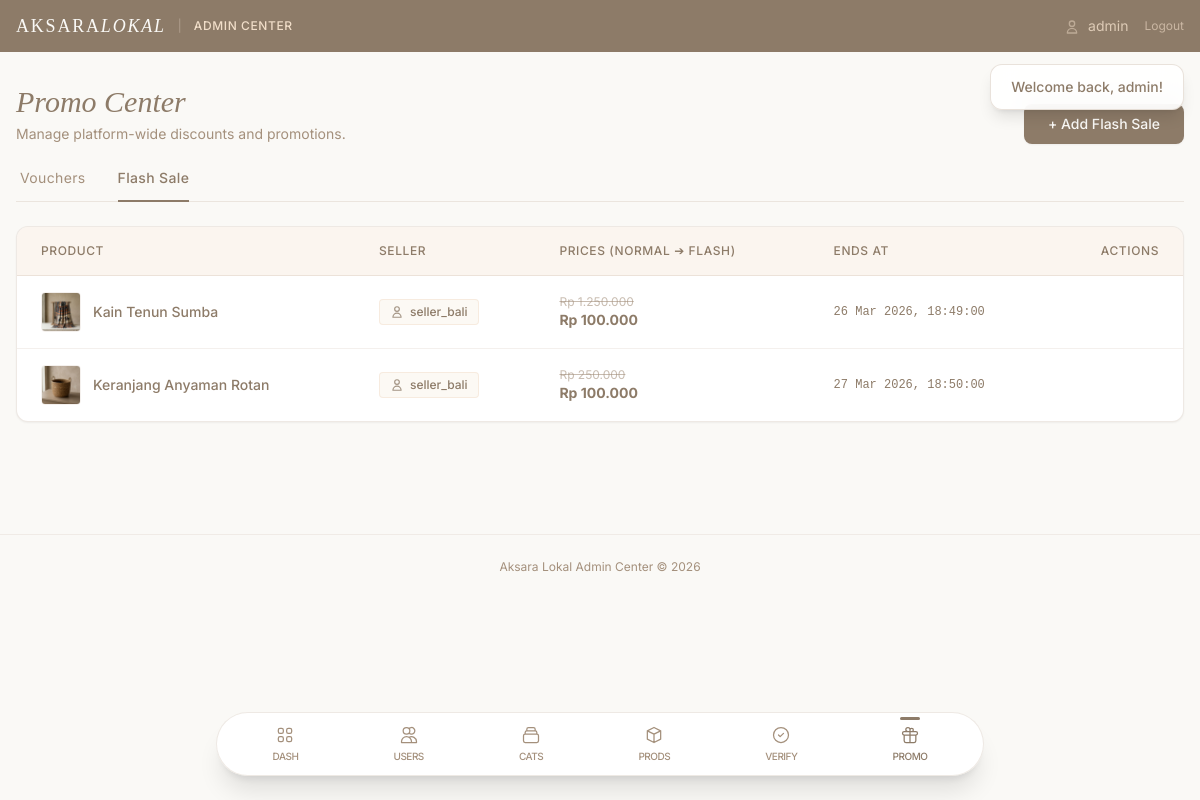
Screenshot of /public/admin_flash_sale.php (signed in) with the database file from the repository.
### tables this page shows
CREATE TABLE `products` (
  `id` int(10) UNSIGNED NOT NULL,
  `seller_id` int(10) UNSIGNED NOT NULL,
  `name` varchar(200) NOT NULL,
  `description` text NOT NULL,
  `price` decimal(12,2) NOT NULL,
  `stock` int(10) UNSIGNED NOT NULL DEFAULT 0,
  `category_id` int(10) UNSIGNED NOT NULL,
  `image` varchar(255) DEFAULT 'default.jpg',
  `is_active` tinyint(1) NOT NULL DEFAULT 1,
  `flash_sale_price` decimal(12,2) DEFAULT NULL,
  `flash_sale_end` datetime DEFAULT NULL,
  `created_at` datetime NOT NULL DEFAULT current_timestamp()
);

CREATE TABLE `users` (
  `id` int(10) UNSIGNED NOT NULL,
  `username` varchar(50) NOT NULL,
  `password` varchar(255) NOT NULL,
  `email` varchar(100) NOT NULL,
  `role` enum('admin','seller','buyer') NOT NULL DEFAULT 'buyer',
  `address` text DEFAULT NULL,
  `phone` varchar(20) DEFAULT NULL,
  `created_at` datetime NOT NULL DEFAULT current_timestamp()
);

### public/admin_flash_sale.php (called while the page is built, shortened)
<?php
require_once __DIR__ . '/../config/app.php';
require_once BASE_PATH . '/classes/Product.php';
$productModel = new Product();
$allProducts = $productModel->getActive(1000);
$flashSales = $productModel->getFlashSale();
require BASE_PATH . '/views/admin/layout/header.php';
require BASE_PATH . '/views/admin/flash_sale.php';
require BASE_PATH . '/views/admin/layout/footer.php';

### config/database.php (called while the page is built, shortened)
<?php
class Database
{
    private static ?Database $instance = null;
    private PDO $pdo;
    private string $host = 'localhost';
    private string $dbname = 'aksara_lokal';
    private string $username = 'root';
    private string $password = '';
    private string $charset = 'utf8mb4';
    private function __construct()
    {
        $dsn = "mysql:host={$this->host};dbname={$this->dbname};charset={$this->charset}";
        $options = [
            PDO::ATTR_ERRMODE            => PDO::ERRMODE_EXCEPTION,
            PDO::ATTR_DEFAULT_FETCH_MODE => PDO::FETCH_ASSOC,
            PDO::ATTR_EMULATE_PREPARES   => false,
        ];
        try {
            $this->pdo = new PDO($dsn, $this->username, $this->password, $options);
        } catch (PDOException $e) {
            die('Database connection failed: ' . $e->getMessage());
        }
    }
    public static function getInstance(): self
    {
        if (self::$instance === null) {
            self::$instance = new self();
        }
        return self::$instance;
    }
    public function getConnection(): PDO
    {
        return $this->pdo;
    }
}

### classes/BaseModel.php (called while the page is built, shortened)
<?php
abstract class BaseModel
{
    public function __construct()
    {
        $this->db = Database::getInstance()->getConnection();
    }
}

### classes/Product.php (called while the page is built, shortened)
<?php
require_once BASE_PATH . '/classes/BaseModel.php';
class Product extends BaseModel
{
    protected string $table = 'products';
    public function getActive(int $limit = 20): array
    {
        $stmt = $this->db->prepare(
            "SELECT p.*, c.name as category_name, u.username as seller_name
             FROM {$this->table} p
             JOIN categories c ON p.category_id = c.id
             JOIN users u ON p.seller_id = u.id
             WHERE p.is_active = 1
             ORDER BY p.created_at DESC
             LIMIT :lim"
        );
        $stmt->bindValue(':lim', $limit, PDO::PARAM_INT);
        $stmt->execute();
        return $stmt->fetchAll();
    }
    public function getFlashSale(): array
    {
        $stmt = $this->db->prepare(
            "SELECT p.*, c.name as category_name, u.username as seller_name
             FROM {$this->table} p
             JOIN categories c ON p.category_id = c.id
             JOIN users u ON p.seller_id = u.id
             WHERE p.is_active = 1
             AND p.flash_sale_price IS NOT NULL
             AND p.flash_sale_end > NOW()
             ORDER BY p.flash_sale_end ASC"
        );
        $stmt->execute();
        return $stmt->fetchAll();
    }
}

### config/app.php (called while the page is built, shortened)
<?php
require_once BASE_PATH . '/config/database.php';
function e(string|null $string): string
{
    return htmlspecialchars($string ?? '', ENT_QUOTES, 'UTF-8');
}
function formatRupiah(float $amount): string
{
    return 'Rp ' . number_format($amount, 0, ',', '.');
}

### views/admin/flash_sale.php (the view, shortened to what this page needs)
<div class="mb-6 flex justify-between items-end">
    <div>
        <h1 class="font-serif text-3xl text-taupe-dark italic">Promo Center</h1>
        <p class="text-taupe-mid text-sm mt-1">Manage platform-wide discounts and promotions.</p>
    </div>
    <button type="button" onclick="openFsModal()" class="bg-taupe-dark hover:bg-[#7a6a58] text-off-white px-5 py-2.5 rounded-lg text-sm font-medium transition-colors shadow-sm w-40 text-center">
        + Add Flash Sale
    </button>
</div>
<div class="flex gap-8 mb-6 border-b border-taupe-light/30 px-1">
    <a href="<?= BASE_URL ?>/admin_vouchers.php" class="text-sm tracking-wide text-taupe-mid hover:text-taupe-dark transition-colors pb-3 no-underline">Vouchers</a>
    <a href="<?= BASE_URL ?>/admin_flash_sale.php" class="text-sm tracking-wide text-taupe-dark font-medium border-b-2 border-taupe-dark pb-3 -mb-[1px] no-underline">Flash Sale</a>
</div>
<div class="bg-white rounded-xl border border-taupe-light/30 shadow-sm overflow-hidden mb-8">
    <div class="overflow-x-auto">
        <table class="w-full text-left border-collapse">
            <thead>
                <tr class="bg-taupe-cream/30 text-taupe-dark text-xs uppercase tracking-wider">
                    <th class="py-4 px-6 font-medium border-b border-taupe-light/30">Product</th>
                    <th class="py-4 px-6 font-medium border-b border-taupe-light/30">Seller</th>
                    <th class="py-4 px-6 font-medium border-b border-taupe-light/30">Prices (Normal ➔ Flash)</th>
                    <th class="py-4 px-6 font-medium border-b border-taupe-light/30">Ends At</th>
                    <th class="py-4 px-6 font-medium border-b border-taupe-light/30 text-right">Actions</th>
                </tr>
            </thead>
            <tbody class="text-sm divide-y divide-taupe-light/20">
                <?php foreach ($flashSales as $fs): ?>
                    <tr class="hover:bg-off-white transition-colors group">
                        <td class="py-4 px-6">
                            <div class="flex items-center gap-3">
                                <div class="w-10 h-10 rounded overflow-hidden shrink-0 border border-taupe-light/20">
                                    <img src="<?= BASE_URL ?>/assets/images/<?= e($fs['image']) ?>" alt="<?= e($fs['name']) ?>" class="w-full h-full object-cover">
                                </div>
                                <p class="text-taupe-dark font-medium line-clamp-1"><?= e($fs['name']) ?></p>
                            </div>
                        </td>
                        <td class="py-4 px-6">
                            <span class="inline-flex items-center gap-1.5 px-2.5 py-1 rounded bg-taupe-cream/20 text-taupe-dark text-xs font-medium border border-taupe-cream/50">
                                <svg class="w-3.5 h-3.5 opacity-80" fill="none" stroke="currentColor" viewBox="0 0 24 24"><path stroke-linecap="round" stroke-linejoin="round" stroke-width="2" d="M16 7a4 4 0 11-8 0 4 4 0 018 0zM12 14a7 7 0 00-7 7h14a7 7 0 00-7-7z"></path></svg>
                                <?= e($fs['seller_name']) ?>
                            </span>
                        </td>
                        <td class="py-4 px-6">
                            <span class="line-through text-taupe-mid/60 text-xs block"><?= formatRupiah($fs['price']) ?></span>
                            <span class="text-taupe-dark font-bold block"><?= formatRupiah($fs['flash_sale_price']) ?></span>
                        </td>
                        <td class="py-4 px-6 text-taupe-dark font-mono text-xs">
                            <?= date('d M Y, H:i:s', strtotime($fs['flash_sale_end'])) ?>
                        </td>
                        <td class="py-4 px-6 text-right">
                        </td>
                    </tr>
                <?php endforeach; ?>
            </tbody>
        </table>
    </div>
</div>

### views/admin/layout/header.php (style rules this page uses)
body { font-family: 'Inter', sans-serif; background-color: #FAF9F6; color: #4A3F35; }
h1, h2, h3 { font-family: 'Playfair Display', serif; }

### rows the page displays
products: image (placeholder picture), name "Kain Tenun Sumba", seller.username "seller_bali", price "Rp 1.250.000", flash_sale_price "Rp 100.000", flash_sale_end "26 Mar 2026, 18:49:00"
products: image (placeholder picture), name "Keranjang Anyaman Rotan", seller.username "seller_bali", price "Rp 250.000", flash_sale_price "Rp 100.000", flash_sale_end "27 Mar 2026, 18:50:00"

### other values shown
$user['username'] "admin"
$flash['message'] "Welcome back, admin!"
